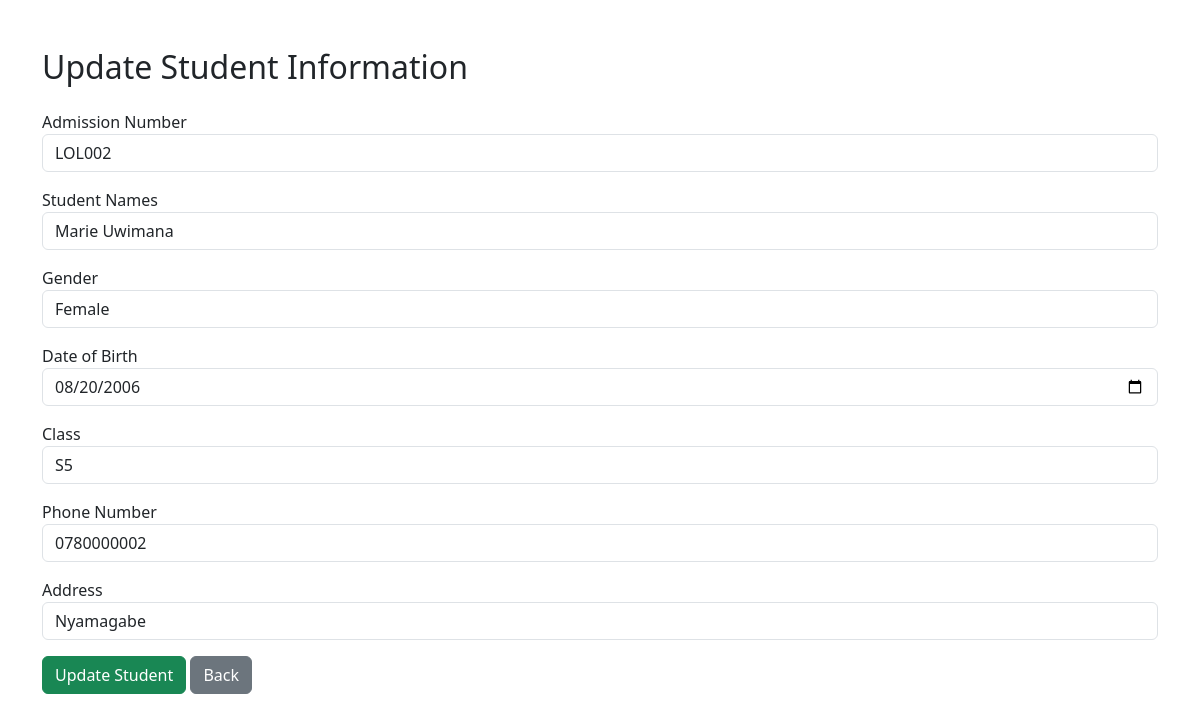
Screenshot of /edit_student.php?id=2 with the database file from the repository.
### tables this page shows
CREATE TABLE `students` (
  `student_id` int(11) NOT NULL,
  `admission_number` varchar(30) NOT NULL,
  `names` varchar(100) NOT NULL,
  `gender` enum('Male','Female') NOT NULL,
  `date_of_birth` date NOT NULL,
  `class_id` int(11) NOT NULL,
  `phone_number` varchar(20) DEFAULT NULL,
  `address` varchar(150) DEFAULT NULL
);

CREATE TABLE `classes` (
  `class_id` int(11) NOT NULL,
  `class_name` varchar(50) NOT NULL,
  `academic_year` varchar(20) NOT NULL
);

### edit_student.php (the view, shortened to what this page needs)
<?php
include 'db.php';
$student_id = isset($_POST['student_id'])
    ? (int)$_POST['student_id']
    : (int)$_GET['id'];
$sql = "SELECT * FROM students WHERE student_id = ?";
$stmt = mysqli_prepare($conn, $sql);
mysqli_stmt_bind_param($stmt, "i", $student_id);
mysqli_stmt_execute($stmt);
$result = mysqli_stmt_get_result($stmt);
$student = mysqli_fetch_assoc($result);
$classes = mysqli_query($conn, "SELECT * FROM classes");
?>
<!DOCTYPE html>
<html>
<head>
    <link href="https://cdn.jsdelivr.net/npm/bootstrap@5.3.3/dist/css/bootstrap.min.css"
    rel="stylesheet">
</head>
<body class="container mt-5">
<h2 class="mb-4">Update Student Information</h2>
<form method="POST">
    <label>Admission Number</label>
    <input type="text" name="admission_number"
    class="form-control mb-3"
    value="<?php echo htmlspecialchars($student['admission_number']); ?>"
    required>
    <label>Student Names</label>
    <input type="text" name="names"
    class="form-control mb-3"
    value="<?php echo htmlspecialchars($student['names']); ?>"
    required>
    <label>Gender</label>
    <select name="gender" class="form-control mb-3">
        <option value="Female"
        <?php if ($student['gender'] == 'Female') echo 'selected'; ?>>
            Female
        </option>
    </select>
    <label>Date of Birth</label>
    <input type="date" name="date_of_birth"
    class="form-control mb-3"
    value="<?php echo htmlspecialchars($student['date_of_birth'] ?? ''); ?>">
    <label>Class</label>
    <select name="class_id" class="form-control mb-3" required>
        <?php while ($row = mysqli_fetch_assoc($classes)) { ?>
            <option value="<?php echo $row['class_id']; ?>"
            <?php
            if ($student['class_id'] == $row['class_id']) {
                echo 'selected';
            }
            ?>>
                <?php echo htmlspecialchars($row['class_name']); ?>
            </option>
        <?php } ?>
    </select>
    <label>Phone Number</label>
    <input type="text" name="phone_number"
    class="form-control mb-3"
    value="<?php echo htmlspecialchars($student['phone_number'] ?? ''); ?>">
    <label>Address</label>
    <input type="text" name="address"
    class="form-control mb-3"
    value="<?php echo htmlspecialchars($student['address'] ?? ''); ?>">
    <button type="submit" name="update"
    class="btn btn-success">
        Update Student
    </button>
    <a href="students.php" class="btn btn-secondary">
        Back
    </a>
</form>
</body>
</html>

### rows the page displays
students: admission_number "LOL002", names "Marie Uwimana", gender "Female", date_of_birth "08/20/2006", class_id "S5", phone_number "0780000002", address "Nyamagabe"
